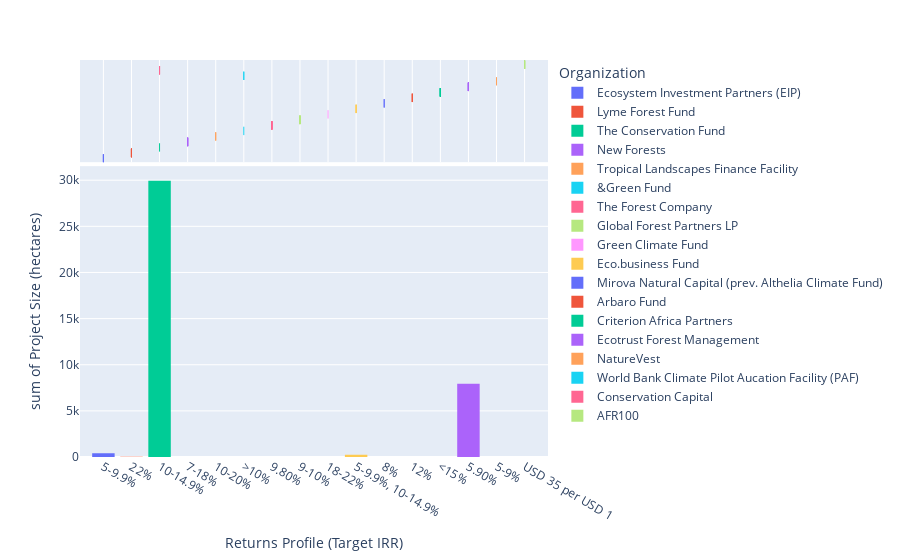

This figure's notebook cell:
### Code cell
fig = px.histogram(data, x="Returns Profile (Target IRR)", y="Project Size (hectares)", marginal="rug",color ="Organization")
fig.show()

### Figure 1 — Plotly figure (JSON) as saved in the notebook; plotly's stock layout.template omitted (floating-point values rounded to 4 significant figures)
{"data": [{"alignmentgroup": "True", "bingroup": "x", "histfunc": "sum", "hovertemplate": "Organization=Ecosystem Investment Partners (EIP)<br>Returns Profile (Target IRR)=%{x}<br>sum of Project Size (hectares)=%{y}<extra></extra>", "legendgroup": "Ecosystem Investment Partners (EIP)", "marker": {"color": "#636efa"}, "name": "Ecosystem Investment Partners (EIP)", "offsetgroup": "Ecosystem Investment Partners (EIP)", "orientation": "v", "showlegend": true, "type": "histogram", "x": ["5-9.9%", "5-9.9%", "5-9.9%"], "xaxis": "x", "y": ["10,000", "405", "4,046 per year"], "yaxis": "y"}, {"alignmentgroup": "True", "boxpoints": "all", "fillcolor": "rgba(255,255,255,0)", "hoveron": "points", "hovertemplate": "Organization=Ecosystem Investment Partners (EIP)<br>Returns Profile (Target IRR)=%{x}<extra></extra>", "jitter": 0, "legendgroup": "Ecosystem Investment Partners (EIP)", "line": {"color": "rgba(255,255,255,0)"}, "marker": {"color": "#636efa", "symbol": "line-ns-open"}, "name": "Ecosystem Investment Partners (EIP)", "offsetgroup": "Ecosystem Investment Partners (EIP)", "showlegend": false, "type": "box", "x": ["5-9.9%", "5-9.9%", "5-9.9%"], "xaxis": "x2", "yaxis": "y2"}, {"alignmentgroup": "True", "bingroup": "x", "histfunc": "sum", "hovertemplate": "Organization=Lyme Forest Fund<br>Returns Profile (Target IRR)=%{x}<br>sum of Project Size (hectares)=%{y}<extra></extra>", "legendgroup": "Lyme Forest Fund", "marker": {"color": "#EF553B"}, "name": "Lyme Forest Fund", "offsetgroup": "Lyme Forest Fund", "orientation": "v", "showlegend": true, "type": "histogram", "x": ["22%", "22%", "22%", "22%", "22%", "22%", "22%", "22%", "22%"], "xaxis": "x", "y": ["273,972", "112,502", "38,594", "38,594", "64,749", "45,325", "45,325", "36,219", "29"], "yaxis": "y"}, {"alignmentgroup": "True", "boxpoints": "all", "fillcolor": "rgba(255,255,255,0)", "hoveron": "points", "hovertemplate": "Organization=Lyme Forest Fund<br>Returns Profile (Target IRR)=%{x}<extra></extra>", "jitter": 0, "legendgroup": "Lyme Forest Fund", "line": {"color": "rgba(255,255,255,0)"}, "marker": {"color": "#EF553B", "symbol": "line-ns-open"}, "name": "Lyme Forest Fund", "offsetgroup": "Lyme Forest Fund", "showlegend": false, "type": "box", "x": ["22%", "22%", "22%", "22%", "22%", "22%", "22%", "22%", "22%"], "xaxis": "x2", "yaxis": "y2"}, {"alignmentgroup": "True", "bingroup": "x", "histfunc": "sum", "hovertemplate": "Organization=The Conservation Fund<br>Returns Profile (Target IRR)=%{x}<br>sum of Project Size (hectares)=%{y}<extra></extra>", "legendgroup": "The Conservation Fund", "marker": {"color": "#00cc96"}, "name": "The Conservation Fund", "offsetgroup": "The Conservation Fund", "orientation": "v", "showlegend": true, "type": "histogram", "x": ["10-14.9%"], "xaxis": "x", "y": ["29947"], "yaxis": "y"}, {"alignmentgroup": "True", "boxpoints": "all", "fillcolor": "rgba(255,255,255,0)", "hoveron": "points", "hovertemplate": "Organization=The Conservation Fund<br>Returns Profile (Target IRR)=%{x}<extra></extra>", "jitter": 0, "legendgroup": "The Conservation Fund", "line": {"color": "rgba(255,255,255,0)"}, "marker": {"color": "#00cc96", "symbol": "line-ns-open"}, "name": "The Conservation Fund", "offsetgroup": "The Conservation Fund", "showlegend": false, "type": "box", "x": ["10-14.9%"], "xaxis": "x2", "yaxis": "y2"}, {"alignmentgroup": "True", "bingroup": "x", "histfunc": "sum", "hovertemplate": "Organization=New Forests<br>Returns Profile (Target IRR)=%{x}<br>sum of Project Size (hectares)=%{y}<extra></extra>", "legendgroup": "New Forests", "marker": {"color": "#ab63fa"}, "name": "New Forests", "offsetgroup": "New Forests", "orientation": "v", "showlegend": true, "type": "histogram", "x": ["7-18%", "7-18%", "7-18%", "7-18%", "7-18%", "7-18%", "7-18%"], "xaxis": "x", "y": ["10,000", "10,000", "10,000", "10,000", "10,000", "10,000", "10,000"], "yaxis": "y"}, {"alignmentgroup": "True", "boxpoints": "all", "fillcolor": "rgba(255,255,255,0)", "hoveron": "points", "hovertemplate": "Organization=New Forests<br>Returns Profile (Target IRR)=%{x}<extra></extra>", "jitter": 0, "legendgroup": "New Forests", "line": {"color": "rgba(255,255,255,0)"}, "marker": {"color": "#ab63fa", "symbol": "line-ns-open"}, "name": "New Forests", "offsetgroup": "New Forests", "showlegend": false, "type": "box", "x": ["7-18%", "7-18%", "7-18%", "7-18%", "7-18%", "7-18%", "7-18%"], "xaxis": "x2", "yaxis": "y2"}, {"alignmentgroup": "True", "bingroup": "x", "histfunc": "sum", "hovertemplate": "Organization=Tropical Landscapes Finance Facility<br>Returns Profile (Target IRR)=%{x}<br>sum of Project Size (hectares)=%{y}<extra></extra>", "legendgroup": "Tropical Landscapes Finance Facility", "marker": {"color": "#FFA15A"}, "name": "Tropical Landscapes Finance Facility", "offsetgroup": "Tropical Landscapes Finance Facility", "orientation": "v", "showlegend": true, "type": "histogram", "x": ["10-20%", "10-20%"], "xaxis": "x", "y": ["70,000", "18,000"], "yaxis": "y"}, {"alignmentgroup": "True", "boxpoints": "all", "fillcolor": "rgba(255,255,255,0)", "hoveron": "points", "hovertemplate": "Organization=Tropical Landscapes Finance Facility<br>Returns Profile (Target IRR)=%{x}<extra></extra>", "jitter": 0, "legendgroup": "Tropical Landscapes Finance Facility", "line": {"color": "rgba(255,255,255,0)"}, "marker": {"color": "#FFA15A", "symbol": "line-ns-open"}, "name": "Tropical Landscapes Finance Facility", "offsetgroup": "Tropical Landscapes Finance Facility", "showlegend": false, "type": "box", "x": ["10-20%", "10-20%"], "xaxis": "x2", "yaxis": "y2"}, {"alignmentgroup": "True", "bingroup": "x", "histfunc": "sum", "hovertemplate": "Organization=&Green Fund<br>Returns Profile (Target IRR)=%{x}<br>sum of Project Size (hectares)=%{y}<extra></extra>", "legendgroup": "&Green Fund", "marker": {"color": "#19d3f3"}, "name": "&Green Fund", "offsetgroup": "&Green Fund", "orientation": "v", "showlegend": true, "type": "histogram", "x": [">10%"], "xaxis": "x", "y": ["93,000"], "yaxis": "y"}, {"alignmentgroup": "True", "boxpoints": "all", "fillcolor": "rgba(255,255,255,0)", "hoveron": "points", "hovertemplate": "Organization=&Green Fund<br>Returns Profile (Target IRR)=%{x}<extra></extra>", "jitter": 0, "legendgroup": "&Green Fund", "line": {"color": "rgba(255,255,255,0)"}, "marker": {"color": "#19d3f3", "symbol": "line-ns-open"}, "name": "&Green Fund", "offsetgroup": "&Green Fund", "showlegend": false, "type": "box", "x": [">10%"], "xaxis": "x2", "yaxis": "y2"}, {"alignmentgroup": "True", "bingroup": "x", "histfunc": "sum", "hovertemplate": "Organization=The Forest Company<br>Returns Profile (Target IRR)=%{x}<br>sum of Project Size (hectares)=%{y}<extra></extra>", "legendgroup": "The Forest Company", "marker": {"color": "#FF6692"}, "name": "The Forest Company", "offsetgroup": "The Forest Company", "orientation": "v", "showlegend": true, "type": "histogram", "x": ["9.80%", "9.80%", "9.80%", "9.80%", "9.80%", "9.80%"], "xaxis": "x", "y": ["36,372", "12,594", "36,372", "12,594", "24,172", "24,172"], "yaxis": "y"}, {"alignmentgroup": "True", "boxpoints": "all", "fillcolor": "rgba(255,255,255,0)", "hoveron": "points", "hovertemplate": "Organization=The Forest Company<br>Returns Profile (Target IRR)=%{x}<extra></extra>", "jitter": 0, "legendgroup": "The Forest Company", "line": {"color": "rgba(255,255,255,0)"}, "marker": {"color": "#FF6692", "symbol": "line-ns-open"}, "name": "The Forest Company", "offsetgroup": "The Forest Company", "showlegend": false, "type": "box", "x": ["9.80%", "9.80%", "9.80%", "9.80%", "9.80%", "9.80%"], "xaxis": "x2", "yaxis": "y2"}, {"alignmentgroup": "True", "bingroup": "x", "histfunc": "sum", "hovertemplate": "Organization=Global Forest Partners LP<br>Returns Profile (Target IRR)=%{x}<br>sum of Project Size (hectares)=%{y}<extra></extra>", "legendgroup": "Global Forest Partners LP", "marker": {"color": "#B6E880"}, "name": "Global Forest Partners LP", "offsetgroup": "Global Forest Partners LP", "orientation": "v", "showlegend": true, "type": "histogram", "x": ["9-10%", "9-10%", "9-10%", "9-10%", "9-10%", "9-10%", "9-10%", "9-10%"], "xaxis": "x", "y": ["170,500", "68,000", "106,000", "25,500", "19,000", "9,000", "266,500", "33,500"], "yaxis": "y"}, {"alignmentgroup": "True", "boxpoints": "all", "fillcolor": "rgba(255,255,255,0)", "hoveron": "points", "hovertemplate": "Organization=Global Forest Partners LP<br>Returns Profile (Target IRR)=%{x}<extra></extra>", "jitter": 0, "legendgroup": "Global Forest Partners LP", "line": {"color": "rgba(255,255,255,0)"}, "marker": {"color": "#B6E880", "symbol": "line-ns-open"}, "name": "Global Forest Partners LP", "offsetgroup": "Global Forest Partners LP", "showlegend": false, "type": "box", "x": ["9-10%", "9-10%", "9-10%", "9-10%", "9-10%", "9-10%", "9-10%", "9-10%"], "xaxis": "x2", "yaxis": "y2"}, {"alignmentgroup": "True", "bingroup": "x", "histfunc": "sum", "hovertemplate": "Organization=Green Climate Fund<br>Returns Profile (Target IRR)=%{x}<br>sum of Project Size (hectares)=%{y}<extra></extra>", "legendgroup": "Green Climate Fund", "marker": {"color": "#FF97FF"}, "name": "Green Climate Fund", "offsetgroup": "Green Climate Fund", "orientation": "v", "showlegend": true, "type": "histogram", "x": ["18-22%"], "xaxis": "x", "y": ["24,000"], "yaxis": "y"}, {"alignmentgroup": "True", "boxpoints": "all", "fillcolor": "rgba(255,255,255,0)", "hoveron": "points", "hovertemplate": "Organization=Green Climate Fund<br>Returns Profile (Target IRR)=%{x}<extra></extra>", "jitter": 0, "legendgroup": "Green Climate Fund", "line": {"color": "rgba(255,255,255,0)"}, "marker": {"color": "#FF97FF", "symbol": "line-ns-open"}, "name": "Green Climate Fund", "offsetgroup": "Green Climate Fund", "showlegend": false, "type": "box", "x": ["18-22%"], "xaxis": "x2", "yaxis": "y2"}, {"alignmentgroup": "True", "bingroup": "x", "histfunc": "sum", "hovertemplate": "Organization=Eco.business Fund<br>Returns Profile (Target IRR)=%{x}<br>sum of Project Size (hectares)=%{y}<extra></extra>", "legendgroup": "Eco.business Fund", "marker": {"color": "#FECB52"}, "name": "Eco.business Fund", "offsetgroup": "Eco.business Fund", "orientation": "v", "showlegend": true, "type": "histogram", "x": ["5-9.9%, 10-14.9%", "5-9.9%, 10-14.9%", "5-9.9%, 10-14.9%"], "xaxis": "x", "y": ["17,655", "2,400", "255"], "yaxis": "y"}, {"alignmentgroup": "True", "boxpoints": "all", "fillcolor": "rgba(255,255,255,0)", "hoveron": "points", "hovertemplate": "Organization=Eco.business Fund<br>Returns Profile (Target IRR)=%{x}<extra></extra>", "jitter": 0, "legendgroup": "Eco.business Fund", "line": {"color": "rgba(255,255,255,0)"}, "marker": {"color": "#FECB52", "symbol": "line-ns-open"}, "name": "Eco.business Fund", "offsetgroup": "Eco.business Fund", "showlegend": false, "type": "box", "x": ["5-9.9%, 10-14.9%", "5-9.9%, 10-14.9%", "5-9.9%, 10-14.9%"], "xaxis": "x2", "yaxis": "y2"}, {"alignmentgroup": "True", "bingroup": "x", "histfunc": "sum", "hovertemplate": "Organization=Mirova Natural Capital (prev. Althelia Climate Fund)<br>Returns Profile (Target IRR)=%{x}<br>sum of Project Size (hectares)=%{y}<extra></extra>", "legendgroup": "Mirova Natural Capital (prev. Althelia Climate Fund)", "marker": {"color": "#636efa"}, "name": "Mirova Natural Capital (prev. Althelia Climate Fund)", "offsetgroup": "Mirova Natural Capital (prev. Althelia Climate Fund)", "orientation": "v", "showlegend": true, "type": "histogram", "x": ["8%", "8%"], "xaxis": "x", "y": ["22,934", "2,406"], "yaxis": "y"}, {"alignmentgroup": "True", "boxpoints": "all", "fillcolor": "rgba(255,255,255,0)", "hoveron": "points", "hovertemplate": "Organization=Mirova Natural Capital (prev. Althelia Climate Fund)<br>Returns Profile (Target IRR)=%{x}<extra></extra>", "jitter": 0, "legendgroup": "Mirova Natural Capital (prev. Althelia Climate Fund)", "line": {"color": "rgba(255,255,255,0)"}, "marker": {"color": "#636efa", "symbol": "line-ns-open"}, "name": "Mirova Natural Capital (prev. Althelia Climate Fund)", "offsetgroup": "Mirova Natural Capital (prev. Althelia Climate Fund)", "showlegend": false, "type": "box", "x": ["8%", "8%"], "xaxis": "x2", "yaxis": "y2"}, {"alignmentgroup": "True", "bingroup": "x", "histfunc": "sum", "hovertemplate": "Organization=Arbaro Fund<br>Returns Profile (Target IRR)=%{x}<br>sum of Project Size (hectares)=%{y}<extra></extra>", "legendgroup": "Arbaro Fund", "marker": {"color": "#EF553B"}, "name": "Arbaro Fund", "offsetgroup": "Arbaro Fund", "orientation": "v", "showlegend": true, "type": "histogram", "x": ["12%", "12%", "12%"], "xaxis": "x", "y": ["10,000", "10,000", "2,658"], "yaxis": "y"}, {"alignmentgroup": "True", "boxpoints": "all", "fillcolor": "rgba(255,255,255,0)", "hoveron": "points", "hovertemplate": "Organization=Arbaro Fund<br>Returns Profile (Target IRR)=%{x}<extra></extra>", "jitter": 0, "legendgroup": "Arbaro Fund", "line": {"color": "rgba(255,255,255,0)"}, "marker": {"color": "#EF553B", "symbol": "line-ns-open"}, "name": "Arbaro Fund", "offsetgroup": "Arbaro Fund", "showlegend": false, "type": "box", "x": ["12%", "12%", "12%"], "xaxis": "x2", "yaxis": "y2"}, {"alignmentgroup": "True", "bingroup": "x", "histfunc": "sum", "hovertemplate": "Organization=Criterion Africa Partners<br>Returns Profile (Target IRR)=%{x}<br>sum of Project Size (hectares)=%{y}<extra></extra>", "legendgroup": "Criterion Africa Partners", "marker": {"color": "#00cc96"}, "name": "Criterion Africa Partners", "offsetgroup": "Criterion Africa Partners", "orientation": "v", "showlegend": true, "type": "histogram", "x": ["<15%", "<15%", "<15%", "<15%", "<15%", "<15%", "<15%", "<15%", "<15%"], "xaxis": "x", "y": ["6,400", "57,100", "57,100", "57,100", "28,000", "31,500", "8,300", "3,671", "568,543"], "yaxis": "y"}, {"alignmentgroup": "True", "boxpoints": "all", "fillcolor": "rgba(255,255,255,0)", "hoveron": "points", "hovertemplate": "Organization=Criterion Africa Partners<br>Returns Profile (Target IRR)=%{x}<extra></extra>", "jitter": 0, "legendgroup": "Criterion Africa Partners", "line": {"color": "rgba(255,255,255,0)"}, "marker": {"color": "#00cc96", "symbol": "line-ns-open"}, "name": "Criterion Africa Partners", "offsetgroup": "Criterion Africa Partners", "showlegend": false, "type": "box", "x": ["<15%", "<15%", "<15%", "<15%", "<15%", "<15%", "<15%", "<15%", "<15%"], "xaxis": "x2", "yaxis": "y2"}, {"alignmentgroup": "True", "bingroup": "x", "histfunc": "sum", "hovertemplate": "Organization=Ecotrust Forest Management<br>Returns Profile (Target IRR)=%{x}<br>sum of Project Size (hectares)=%{y}<extra></extra>", "legendgroup": "Ecotrust Forest Management", "marker": {"color": "#ab63fa"}, "name": "Ecotrust Forest Management", "offsetgroup": "Ecotrust Forest Management", "orientation": "v", "showlegend": true, "type": "histogram", "x": ["5.90%", "5.90%", "5.90%", "5.90%", "5.90%", "5.90%", "5.90%", "5.90%", "5.90%", "5.90%", "5.90%", "5.90%", "5.90%", "5.90%", "5.90%"], "xaxis": "x", "y": ["1,336", "640", "640", "350", "2062", "1961", "761", "761", "1,031", "761", "2,596", "5,377", "5,377", "10,392", "16,000"], "yaxis": "y"}, {"alignmentgroup": "True", "boxpoints": "all", "fillcolor": "rgba(255,255,255,0)", "hoveron": "points", "hovertemplate": "Organization=Ecotrust Forest Management<br>Returns Profile (Target IRR)=%{x}<extra></extra>", "jitter": 0, "legendgroup": "Ecotrust Forest Management", "line": {"color": "rgba(255,255,255,0)"}, "marker": {"color": "#ab63fa", "symbol": "line-ns-open"}, "name": "Ecotrust Forest Management", "offsetgroup": "Ecotrust Forest Management", "showlegend": false, "type": "box", "x": ["5.90%", "5.90%", "5.90%", "5.90%", "5.90%", "5.90%", "5.90%", "5.90%", "5.90%", "5.90%", "5.90%", "5.90%", "5.90%", "5.90%", "5.90%"], "xaxis": "x2", "yaxis": "y2"}, {"alignmentgroup": "True", "bingroup": "x", "histfunc": "sum", "hovertemplate": "Organization=NatureVest<br>Returns Profile (Target IRR)=%{x}<br>sum of Project Size (hectares)=%{y}<extra></extra>", "legendgroup": "NatureVest", "marker": {"color": "#FFA15A"}, "name": "NatureVest", "offsetgroup": "NatureVest", "orientation": "v", "showlegend": true, "type": "histogram", "x": ["5-9%"], "xaxis": "x", "y": ["102,386"], "yaxis": "y"}, {"alignmentgroup": "True", "boxpoints": "all", "fillcolor": "rgba(255,255,255,0)", "hoveron": "points", "hovertemplate": "Organization=NatureVest<br>Returns Profile (Target IRR)=%{x}<extra></extra>", "jitter": 0, "legendgroup": "NatureVest", "line": {"color": "rgba(255,255,255,0)"}, "marker": {"color": "#FFA15A", "symbol": "line-ns-open"}, "name": "NatureVest", "offsetgroup": "NatureVest", "showlegend": false, "type": "box", "x": ["5-9%"], "xaxis": "x2", "yaxis": "y2"}, {"alignmentgroup": "True", "bingroup": "x", "histfunc": "sum", "hovertemplate": "Organization=World Bank Climate Pilot Aucation Facility (PAF)<br>Returns Profile (Target IRR)=%{x}<br>sum of Project Size (hectares)=%{y}<extra></extra>", "legendgroup": "World Bank Climate Pilot Aucation Facility (PAF)", "marker": {"color": "#19d3f3"}, "name": "World Bank Climate Pilot Aucation Facility (PAF)", "offsetgroup": "World Bank Climate Pilot Aucation Facility (PAF)", "orientation": "v", "showlegend": true, "type": "histogram", "x": [">10%", ">10%"], "xaxis": "x", "y": ["10,000", "10,000"], "yaxis": "y"}, {"alignmentgroup": "True", "boxpoints": "all", "fillcolor": "rgba(255,255,255,0)", "hoveron": "points", "hovertemplate": "Organization=World Bank Climate Pilot Aucation Facility (PAF)<br>Returns Profile (Target IRR)=%{x}<extra></extra>", "jitter": 0, "legendgroup": "World Bank Climate Pilot Aucation Facility (PAF)", "line": {"color": "rgba(255,255,255,0)"}, "marker": {"color": "#19d3f3", "symbol": "line-ns-open"}, "name": "World Bank Climate Pilot Aucation Facility (PAF)", "offsetgroup": "World Bank Climate Pilot Aucation Facility (PAF)", "showlegend": false, "type": "box", "x": [">10%", ">10%"], "xaxis": "x2", "yaxis": "y2"}, {"alignmentgroup": "True", "bingroup": "x", "histfunc": "sum", "hovertemplate": "Organization=Conservation Capital<br>Returns Profile (Target IRR)=%{x}<br>sum of Project Size (hectares)=%{y}<extra></extra>", "legendgroup": "Conservation Capital", "marker": {"color": "#FF6692"}, "name": "Conservation Capital", "offsetgroup": "Conservation Capital", "orientation": "v", "showlegend": true, "type": "histogram", "x": ["10-14.9%", "10-14.9%", "10-14.9%"], "xaxis": "x", "y": ["10,000", "10,000", "3,900"], "yaxis": "y"}, {"alignmentgroup": "True", "boxpoints": "all", "fillcolor": "rgba(255,255,255,0)", "hoveron": "points", "hovertemplate": "Organization=Conservation Capital<br>Returns Profile (Target IRR)=%{x}<extra></extra>", "jitter": 0, "legendgroup": "Conservation Capital", "line": {"color": "rgba(255,255,255,0)"}, "marker": {"color": "#FF6692", "symbol": "line-ns-open"}, "name": "Conservation Capital", "offsetgroup": "Conservation Capital", "showlegend": false, "type": "box", "x": ["10-14.9%", "10-14.9%", "10-14.9%"], "xaxis": "x2", "yaxis": "y2"}, {"alignmentgroup": "True", "bingroup": "x", "histfunc": "sum", "hovertemplate": "Organization=AFR100<br>Returns Profile (Target IRR)=%{x}<br>sum of Project Size (hectares)=%{y}<extra></extra>", "legendgroup": "AFR100", "marker": {"color": "#B6E880"}, "name": "AFR100", "offsetgroup": "AFR100", "orientation": "v", "showlegend": true, "type": "histogram", "x": ["USD 35 per USD 1", "USD 35 per USD 1", "USD 35 per USD 1", "USD 35 per USD 1", "USD 35 per USD 1", "USD 35 per USD 1", "USD 35 per USD 1", "USD 35 per USD 1"], "xaxis": "x", "y": ["15 million (committed)", "4 million  (committed)", "2 million (committed)", "5.2 million (committed)", "2 million (committed)", "3.2 million (committed)", "1 million (committed)", "4.5 million (committed)"], "yaxis": "y"}, {"alignmentgroup": "True", "boxpoints": "all", "fillcolor": "rgba(255,255,255,0)", "hoveron": "points", "hovertemplate": "Organization=AFR100<br>Returns Profile (Target IRR)=%{x}<extra></extra>", "jitter": 0, "legendgroup": "AFR100", "line": {"color": "rgba(255,255,255,0)"}, "marker": {"color": "#B6E880", "symbol": "line-ns-open"}, "name": "AFR100", "offsetgroup": "AFR100", "showlegend": false, "type": "box", "x": ["USD 35 per USD 1", "USD 35 per USD 1", "USD 35 per USD 1", "USD 35 per USD 1", "USD 35 per USD 1", "USD 35 per USD 1", "USD 35 per USD 1", "USD 35 per USD 1"], "xaxis": "x2", "yaxis": "y2"}], "layout": {"barmode": "relative", "legend": {"title": {"text": "Organization"}, "tracegroupgap": 0}, "margin": {"t": 60}, "xaxis": {"anchor": "y", "domain": [0, 1], "title": {"text": "Returns Profile (Target IRR)"}}, "xaxis2": {"anchor": "y2", "domain": [0, 1], "matches": "x", "showgrid": true, "showticklabels": false}, "yaxis": {"anchor": "x", "domain": [0, 0.7326], "title": {"text": "sum of Project Size (hectares)"}}, "yaxis2": {"anchor": "x2", "domain": [0.7426, 1], "matches": "y2", "showgrid": false, "showline": false, "showticklabels": false, "ticks": ""}}}
